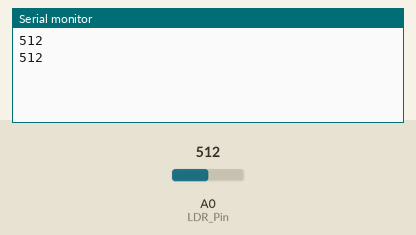
A sketch run on a simulated Arduino Uno, built with avr-gcc and run on an emulated ATmega328P. Shown: the last lines printed to the serial monitor. Inputs (shaded band) come from the test bench; at power-on: A0 (LDR_Pin) = 512.

Above: at 1.8 s.
1.9 s: A0 (LDR_Pin) set to 716
At 2.8 s:
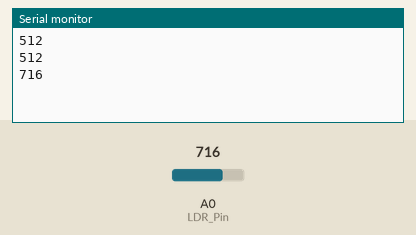
3.4 s: A0 (LDR_Pin) set to 900
At 4.3 s:
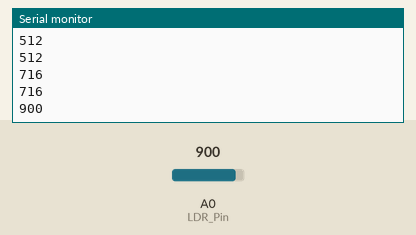
Timing chart, 0 to 6.4 s (numbered marks = the images above; inputs shaded):
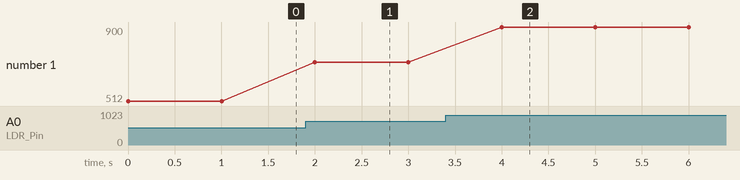

The sketch:

LDR_serial_write.ino
```cpp
int LDR_Pin = A0; //analog pin 0

void setup(){
  Serial.begin(9600);
}

void loop(){
  int LDRReading = analogRead(LDR_Pin);
  Serial.flush();
  Serial.println(String(LDRReading));
  delay(1000);
}
```

Measured:
- after the input at 1.9 s, the serial monitor: prints a new line after 0.10 s (image 1)
- after the input at 3.4 s, the serial monitor: prints a new line after 0.60 s (image 2)
- plotted number 1: 512 → 716 after the input at 1.9 s, 716 → 900 after the input at 3.4 s
